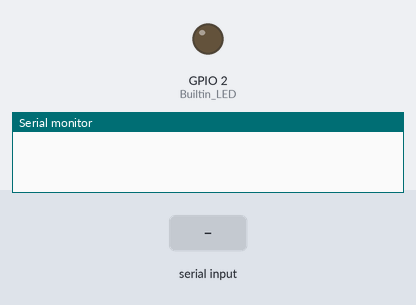
Simulated run of this program. Board: ESP8266 (NodeMCU). Shown: output pins drawn as LEDs (lit = HIGH), the last lines printed to the serial monitor. Inputs (shaded band) come from the test bench. WiFi joins after 1.5 s; servers stay silent unless stated.

Above: at 0.1 s.
At 2.7 s:
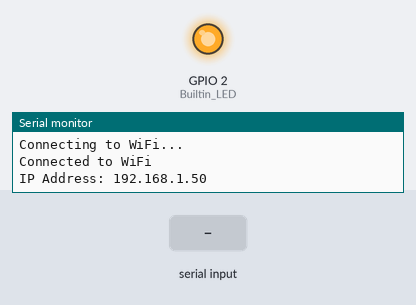
2.8 s: "1" received over Serial
Timing chart, 0 to 5.8 s (numbered marks = the images above; inputs shaded):
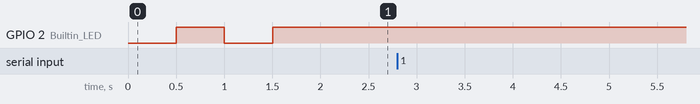

The program:

main.cpp
```cpp
#include <Arduino.h>
#include <ESP8266WiFi.h>
#include <WiFiUdp.h>

#include <ESPAsyncTCP.h>

#define HOST "192.168.4.1"
#define PORT 21

//AsyncClient client;

#include <WiFiUdp.h>

WiFiUDP udp;

void setup() {

  Serial.begin(9600); // Initialize Serial with a baud rate of 9600
  Serial.setTimeout(5);

  pinMode(2, OUTPUT); //Builtin LED

  WiFi.begin("Turret", "idonthateyou"); // Connect to Wi-Fi

  bool led = 0;
  while (WiFi.status() != WL_CONNECTED) { // Wait for connection
    delay(500); // Wait for 1 second
    digitalWrite(2, led = !led);
    Serial.println("Connecting to WiFi...");
  }
  digitalWrite(2, 1);

  Serial.println("Connected to WiFi");
  Serial.print("IP Address: ");
  Serial.println(WiFi.localIP()); // Print the local IP address

}

char buffer[100];


void loop() {
  // put your main code here, to run repeatedly:

  if (Serial.available()) { // Check if data is available on Serial
    int bytesRead = Serial.readBytes(buffer, sizeof(buffer) - 1); // Read data into buffer
    buffer[bytesRead] = '\0'; // Null-terminate the string
    Serial.println(buffer); // Print the received data to Serial

    udp.beginPacket("255.255.255.255", 21);
    udp.write(buffer);
    udp.endPacket();
  }
}
```
